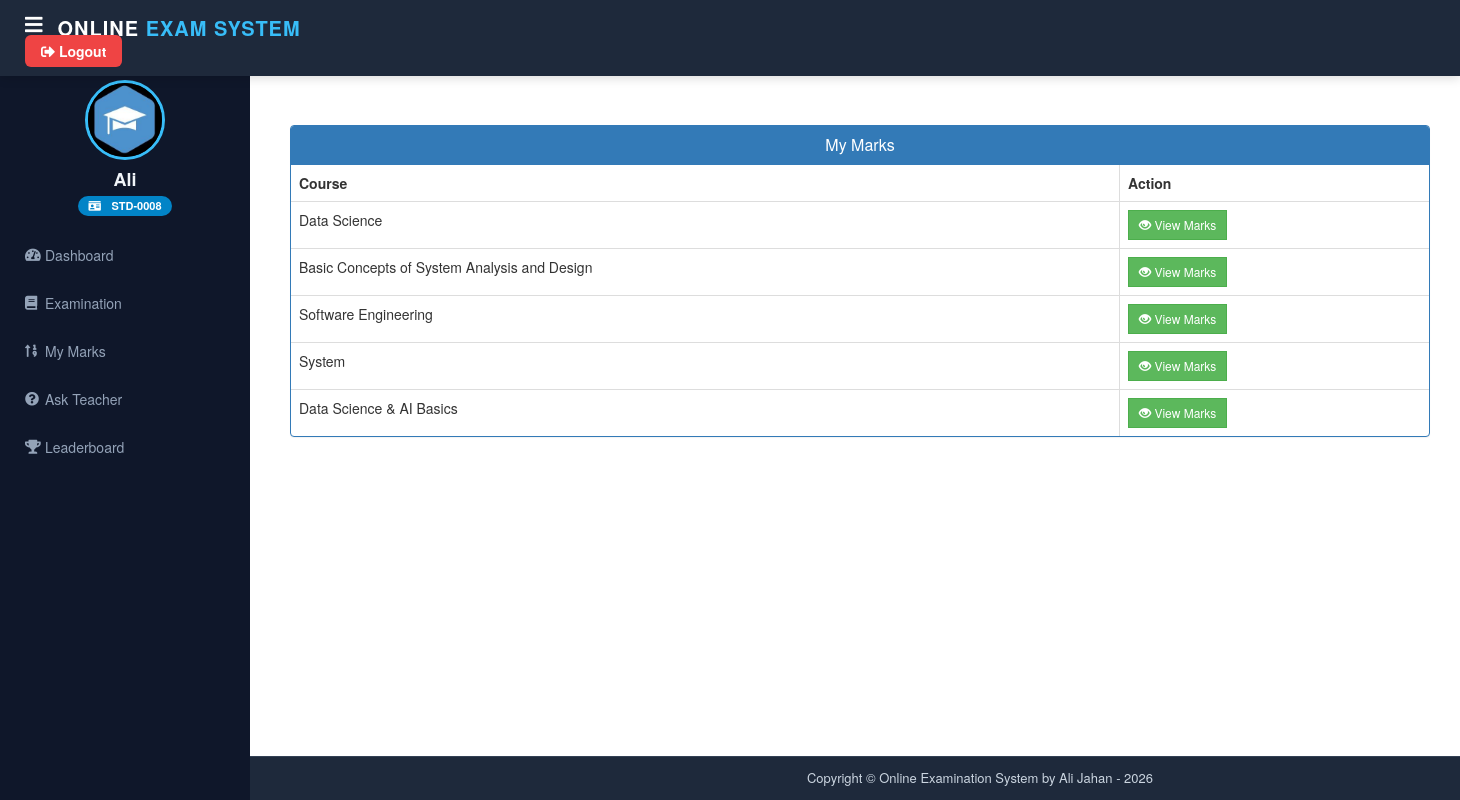
The app's page /student/student-marks (signed in), older data.
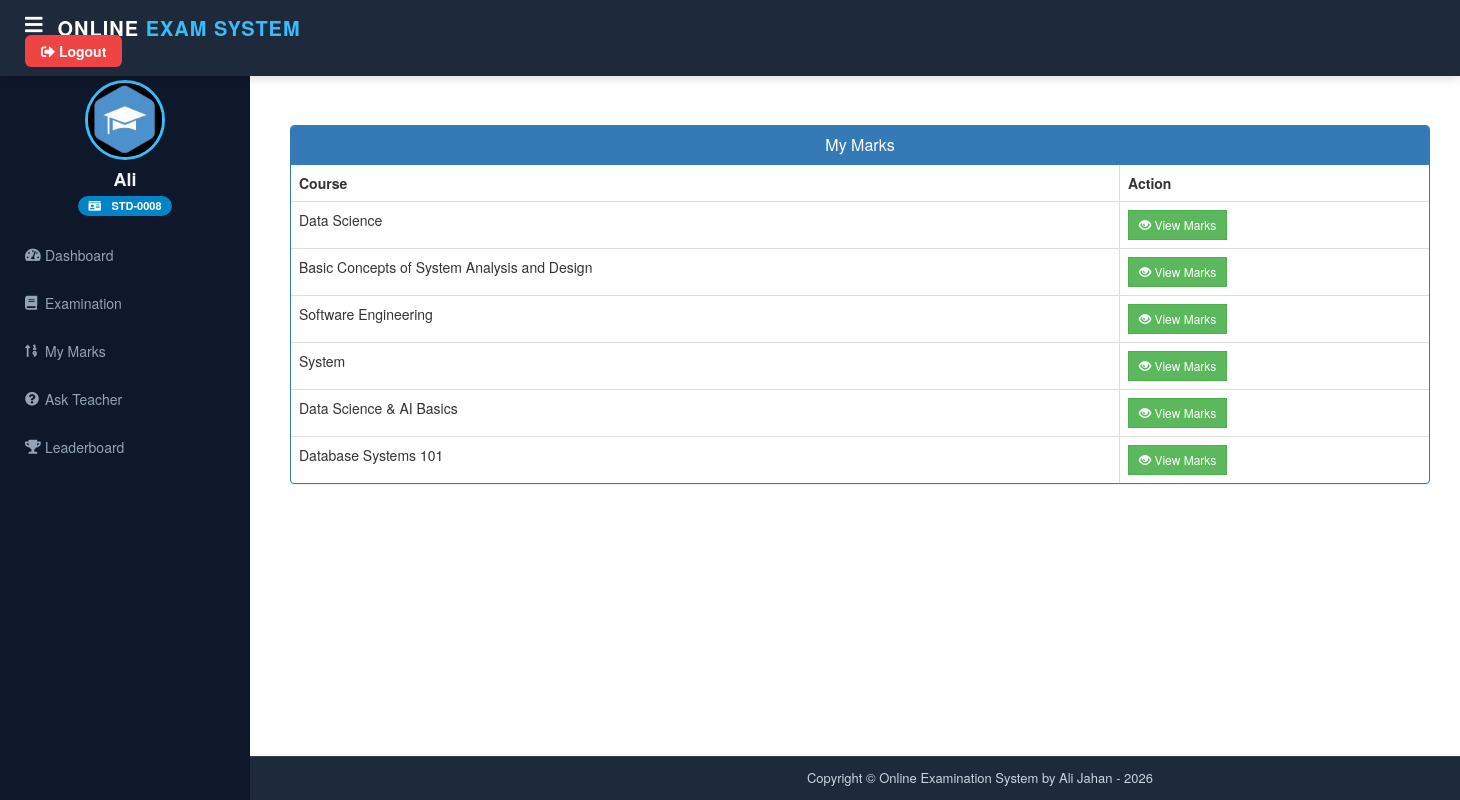
The same page, newer data.
### exam/models.py (models this page shows, shortened)
class Course(models.Model):
    course_name = models.CharField(max_length=50)
    question_number = models.PositiveIntegerField()
    total_marks = models.PositiveIntegerField()
    start_time = models.DateTimeField(null=True, blank=True)
    end_time = models.DateTimeField(null=True, blank=True)
    result_publish_time = models.DateTimeField(null=True, blank=True)

### student/views.py (the view)
# urls.py: path('student-marks', views.student_marks_view,name='student-marks'),
@login_required(login_url='studentlogin')
@user_passes_test(is_student)
def student_marks_view(request):
    courses=QMODEL.Course.objects.all()
    return render(request,'student/student_marks.html',{'courses':courses})

### student/models.py (called while the page is built)
    @property
    def student_id(self):
        return f"STD-{self.id:04d}"

### student/views.py (called while the page is built)
def is_student(user):
    return user.groups.filter(name='STUDENT').exists()

### templates/student/student_marks.html (shortened to what this page needs)
{% extends 'student/studentbase.html' %}
{% block content %}
{%load static%}
<head>
  <link href="//netdna.bootstrapcdn.com/bootstrap/3.0.0/css/bootstrap.min.css" rel="stylesheet" id="bootstrap-css">
</head>
<br><br>
<div class="container">
  <div class="panel panel-primary">
    <div class="panel-heading">
      <h6 class="panel-title">My Marks</h6>
    </div>
    <table class="table table-hover table-bordered" id="dev-table">
      <thead>
        <tr>
          <th>Course</th>
          <th>Action</th>
        </tr>
      </thead>
      {% for t in courses %}
      <tr>
        <td> {{t.course_name}}</td>
        <td><a class="btn btn-success btn-sm" style="border-radius:0px;" href="{% url 'check-marks' t.id  %}"><span class="glyphicon glyphicon-eye-open"></span> View Marks</a></td>
      </tr>
      {% endfor %}
    </table>
  </div>
</div>
<br><br><br><br><br><br>
{% endblock content %}

Row changes from the older to the newer data that the page shows:
added Course: course_name "Database Systems 101"
